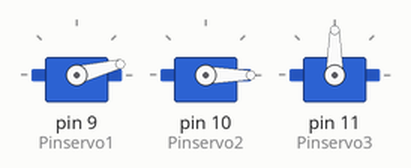
The sketch below on a simulated Arduino Uno, built with avr-gcc and run on an emulated ATmega328P. Parts: 3 × servo.

Above: at 0.85 s.
At 1.4 s:
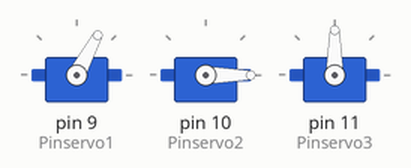
At 2.0 s:
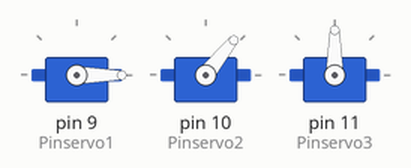
At 2.55 s:
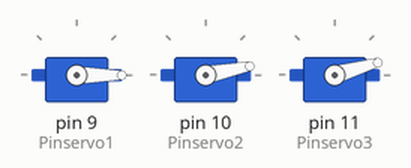
At 3.2 s:
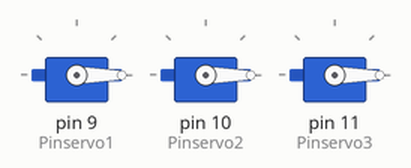
At 5.55 s:
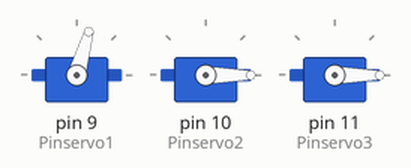
Timing chart, 0 to 7.0 s (numbered marks = the images above):
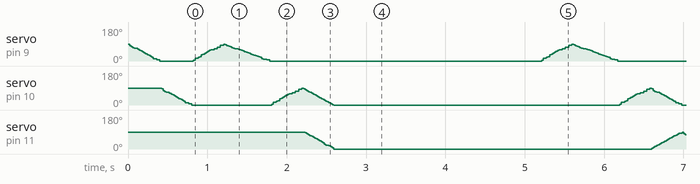

The sketch:

SERVO.ino
```cpp
#include <VarSpeedServo.h>

VarSpeedServo servo1;
VarSpeedServo servo2;
VarSpeedServo servo3;
int Pinservo1=9;
int Pinservo2=10;
int Pinservo3=11;

void setup() {
  // put your setup code here, to run once:
servo1.attach(Pinservo1);
servo2.attach(Pinservo2);
servo3.attach(Pinservo3);

//como estaran al inicio
servo1.write(0,150,true); //angulo, velocidad, va a esperar a que este en 0 para la siguiente linea
servo2.write(0,150,true);
}

void loop() {
  // put your main code here, to run repeatedly:
servo1.write(90,150,true);
servo1.write(0,100,true);
servo2.write(90,150,true);
servo2.write(0,150,false);
servo3.write(90,150,true);
servo3.write(0,150,false);
delay(3000);

}
```
